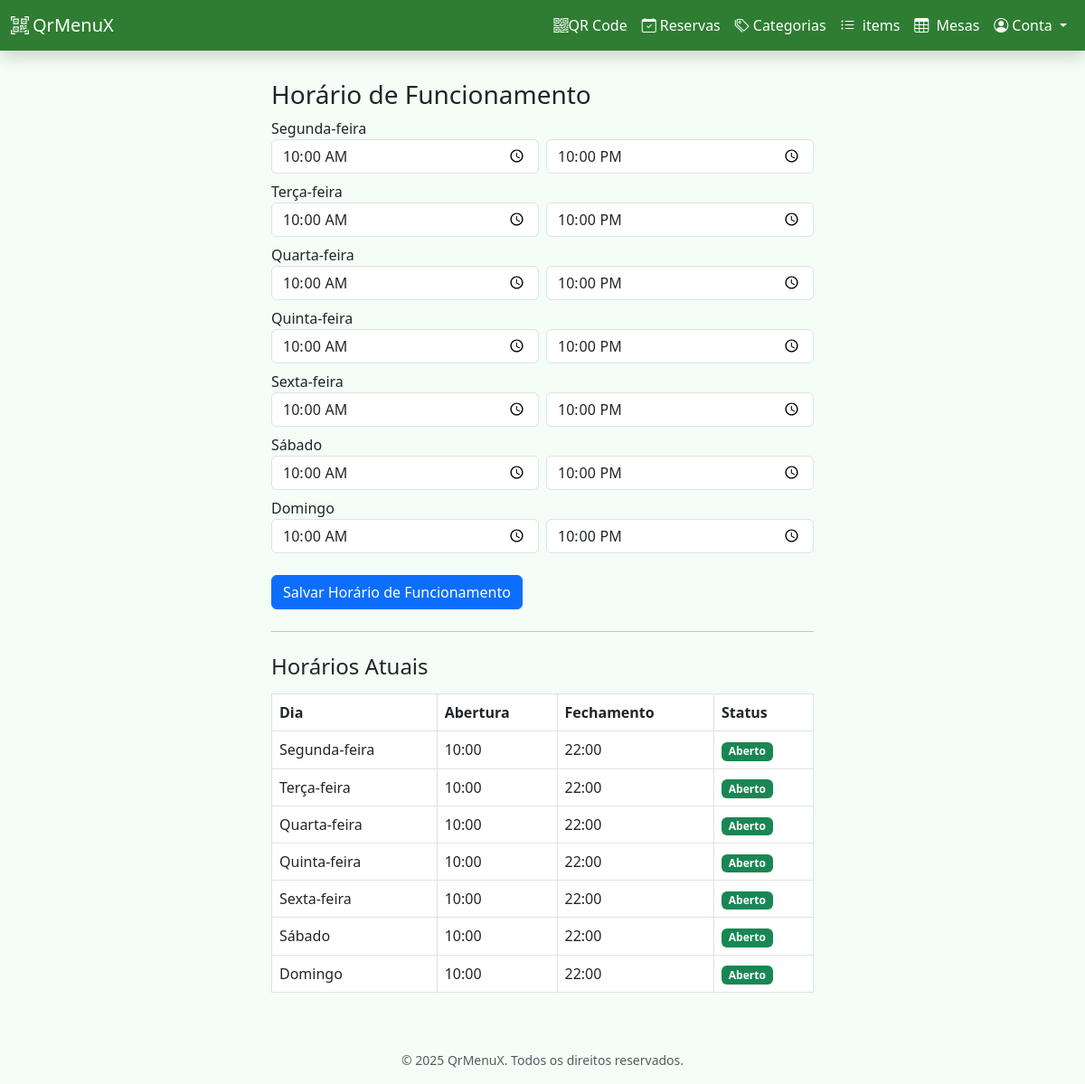
The page /dashboard/operating_hours (signed in) on the database as committed earlier.
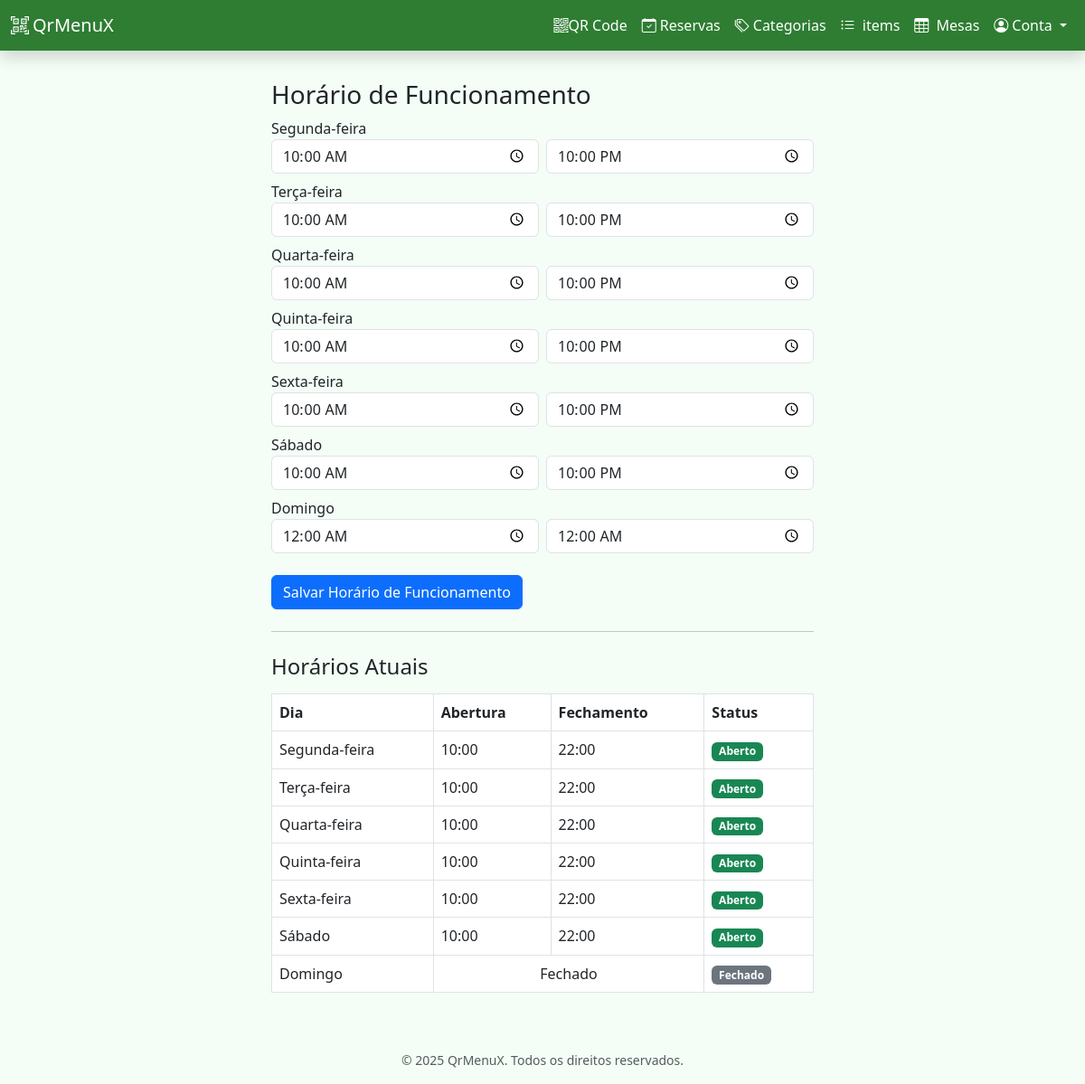
The same page on the database as committed later.
### app/models.py (models this page shows, shortened)
class OperatingHour(db.Model):
    id = db.Column(db.Integer, primary_key=True)
    restaurant_id = db.Column(
        db.Integer, db.ForeignKey("restaurant.id"), nullable=False
    )
    day_of_week = db.Column(db.String(10), nullable=False)  # Ex: "Monday"
    open_time = db.Column(db.Time, nullable=False)
    close_time = db.Column(db.Time, nullable=False)

### app/routes/dashboard_routes.py (the view, shortened to what this page needs)
@bp.route("/operating_hours", methods=["GET", "POST"])
@login_required
def operating_hours():
    restaurant = current_user.restaurant
    hours = OperatingHour.query.filter_by(restaurant_id=restaurant.id).all()
    return render_template(
        "dashboard/operating_hours.html", hours=hours, active_page="operating_hours"
    )

### app/models.py (called while the page is built)
@login_manager.user_loader
def load_user(user_id):
    return User.query.get(int(user_id))

### app/templates/dashboard/operating_hours.html (shortened to what this page needs)
{% extends "dashboard/dashboard_base.html" %}  {% block content %}
<div class="mx-auto" style="max-width: 600px">
  {% set dias_semana = { "Monday": "Segunda-feira", "Tuesday": "Terça-feira",
  "Wednesday": "Quarta-feira", "Thursday": "Quinta-feira", "Friday":
  "Sexta-feira", "Saturday": "Sábado", "Sunday": "Domingo" } %}
  <h3>Horário de Funcionamento</h3>
  <form method="POST" action="{{ url_for('dashboard.operating_hours') }}">
    {% for day in ["Monday", "Tuesday", "Wednesday", "Thursday", "Friday",
    "Saturday", "Sunday"] %} {% set hour = hours|selectattr("day_of_week",
    "equalto", day)|first %}
    <div class="form-group mb-2">
      <label>{{ dias_semana[day] }}</label>
      <div class="d-flex">
        <input
          type="time"
          name="open_time_{{ day }}"
          class="form-control me-2"
          value="{{ hour.open_time.strftime('%H:%M') if hour else '00:00' }}"
        />
        <input
          type="time"
          name="close_time_{{ day }}"
          class="form-control"
          value="{{ hour.close_time.strftime('%H:%M') if hour else '00:00' }}"
        />
      </div>
    </div>
    {% endfor %}
    <button type="submit" class="btn btn-primary mt-3">
      Salvar Horário de Funcionamento
    </button>
  </form>
</div>
<div class="mx-auto" style="max-width: 600px">
  <hr class="my-4" />
  <h4>Horários Atuais</h4>
  <table class="table table-bordered mt-3">
    <thead>
      <tr>
        <th>Dia</th>
        <th>Abertura</th>
        <th>Fechamento</th>
        <th>Status</th>
      </tr>
    </thead>
    <tbody>
      {% for day in ["Monday", "Tuesday", "Wednesday", "Thursday", "Friday",
      "Saturday", "Sunday"] %} {% set hour = hours|selectattr("day_of_week",
      "equalto", day)|first %}
      <tr>
        <td>{{ dias_semana[day] }}</td>
        {% if hour %} {% if hour.open_time == hour.close_time %}
        <td colspan="2" class="text-center">Fechado</td>
        <td><span class="badge bg-secondary">Fechado</span></td>
        {% else %}
        <td>{{ hour.open_time.strftime('%H:%M') }}</td>
        <td>{{ hour.close_time.strftime('%H:%M') }}</td>
        <td><span class="badge bg-success">Aberto</span></td>
        {% endif %} {% else %}
        <td colspan="2" class="text-center text-muted">Sem registro</td>
        <td><span class="badge bg-warning text-dark">Não definido</span></td>
        {% endif %}
      </tr>
      {% endfor %}
    </tbody>
  </table>
</div>
{% endblock %}

Rows that differ between the two databases and show on the page:
changed OperatingHour (number 7 of 7 on the later page): open_time "10:00" → "00:00"; close_time "22:00" → "00:00"
Other text that changed with them:
new list line: "Domingo Fechado Fechado"
list line gone: "Domingo Aberto"
list line gone: "10:00 22:00"
